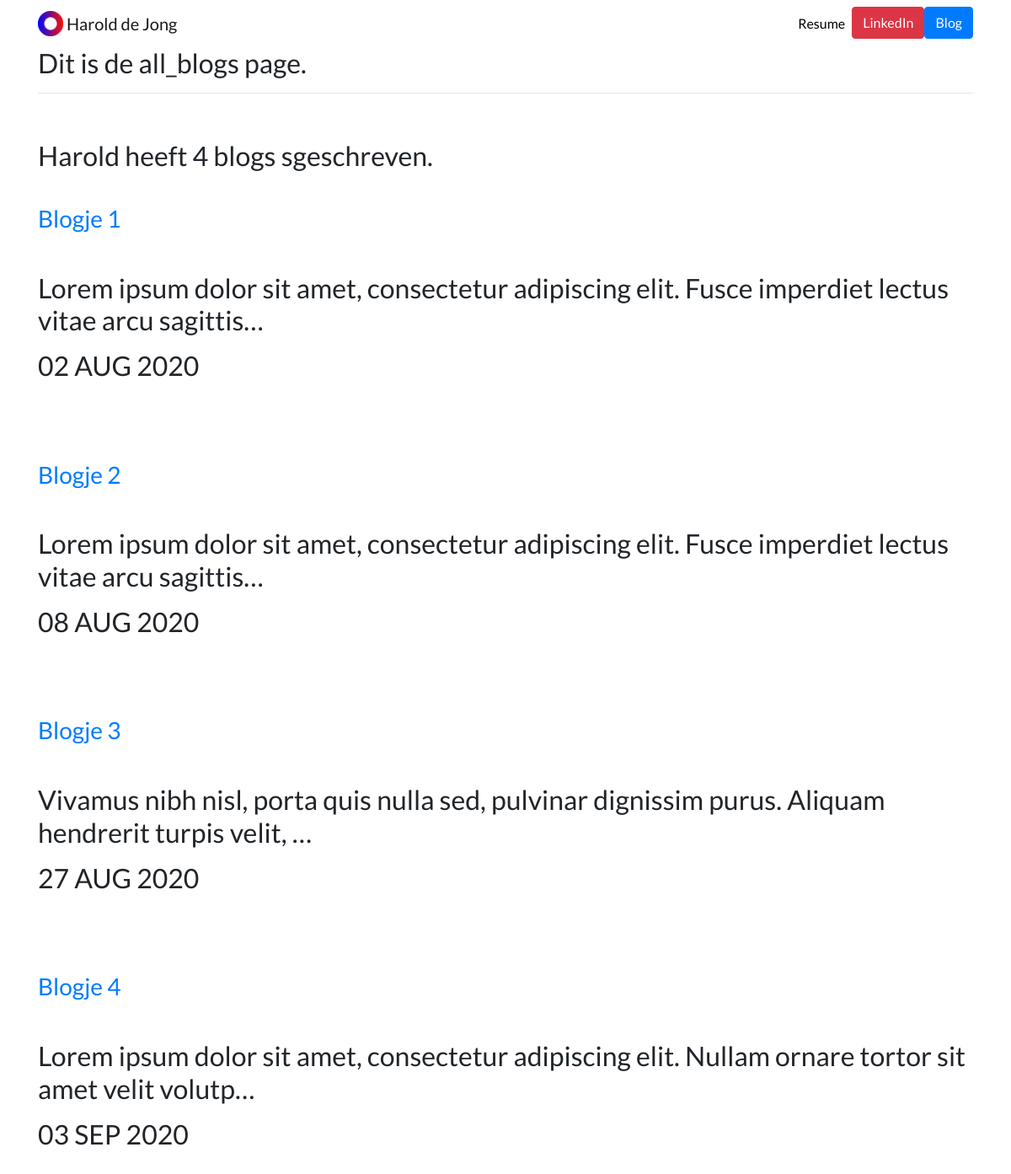
Screenshot of /blog/ with the database file from the repository.
### blog/models.py (models this page shows, shortened)
class Blog(models.Model):
    titel = models.CharField(max_length= 100)
    omschrijving = models.CharField(max_length=1000)
    datum = models.DateField()

### blog/views.py (the view)
# urls.py: path('', views.all_blog,name = 'all_blog'),
def all_blog(request):
    blog = Blog.objects.all()
    return render(request,'blog/all_blog.html',{"blog":blog})

### blog/templates/blog/all_blog.html
{% extends 'portfolio/base.html' %}
{% block content %}
<h2>Dit is de all_blogs page.<h2>
<hr>
    <br>
    Harold heeft {{ blog.count }} blogs {{ blog.count|pluralize }}geschreven.
    <br>
{% for blog in blog %}
    <br>
    <a href="{% url 'blog:detail' blog.id %}"><h3>{{ blog.titel }}</h3></a>
    <br>
    <p>{{ blog.omschrijving|striptags|truncatechars:100 }}</p>
    <p>{{ blog.datum|date:'d M Y '|upper }}</p>
    <br>
{% endfor %}
{% endblock content %}

### portfolio/static/portfolio/custom.css (style rules this page uses)
body { font-family: 'Lato', sans-serif; }

### rows the page displays
Blog: titel "Blogje 1", omschrijving "Lorem ipsum dolor sit amet, consectetur adipiscing elit. Fusce imperdiet lectus vitae arcu sagittis…", datum "02 AUG 2020"
Blog: titel "Blogje 2", omschrijving "Lorem ipsum dolor sit amet, consectetur adipiscing elit. Fusce imperdiet lectus vitae arcu sagittis…", datum "08 AUG 2020"
Blog: titel "Blogje 3", omschrijving "Vivamus nibh nisl, porta quis nulla sed, pulvinar dignissim purus. Aliquam hendrerit turpis velit, …", datum "27 AUG 2020"
Blog: titel "Blogje 4", omschrijving "Lorem ipsum dolor sit amet, consectetur adipiscing elit. Nullam ornare tortor sit amet velit volutp…", datum "03 SEP 2020"

### other values shown
{{ blog.count }} "4"
